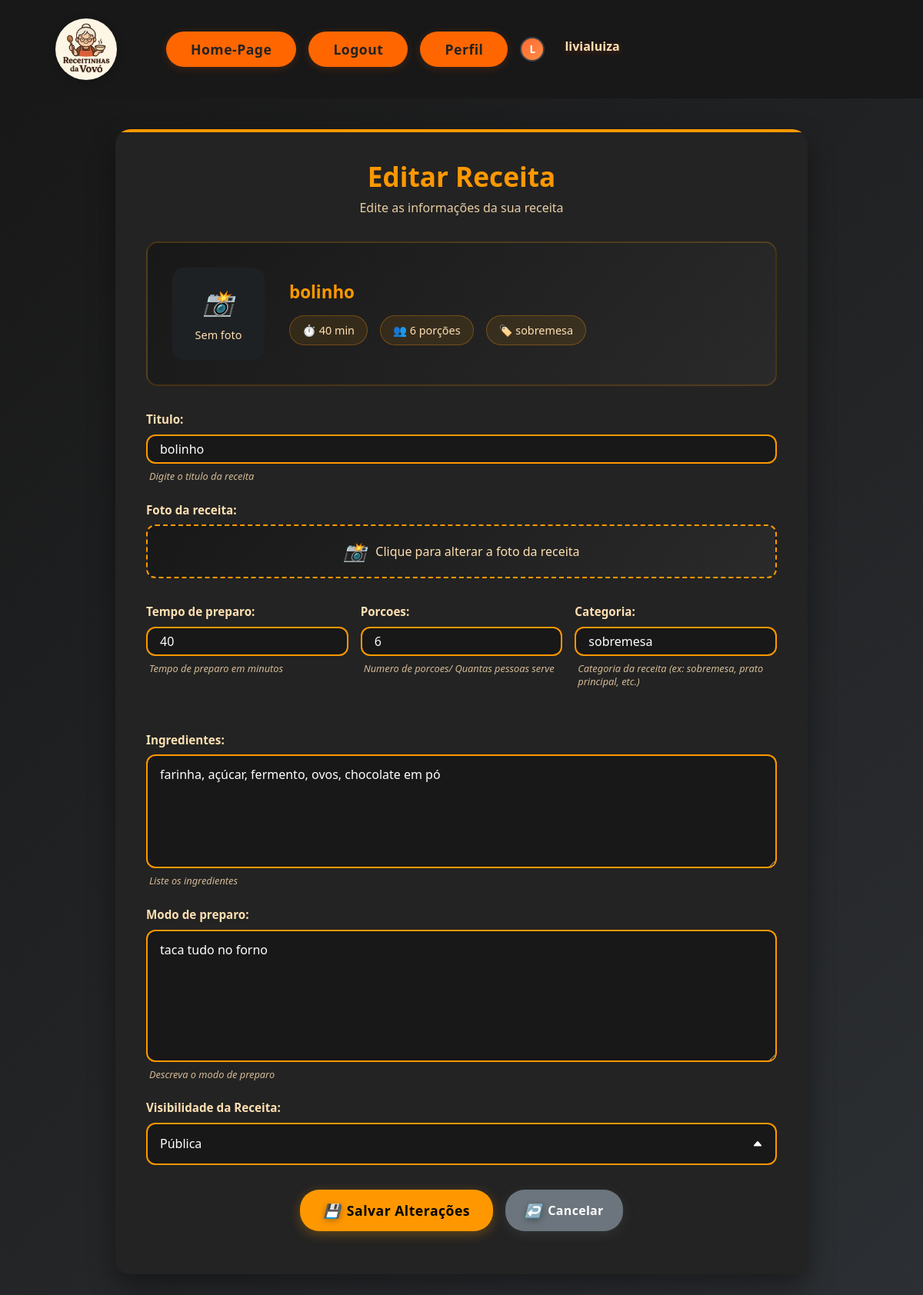
Page /editar_receita/2/ (signed in) on the earlier database version.
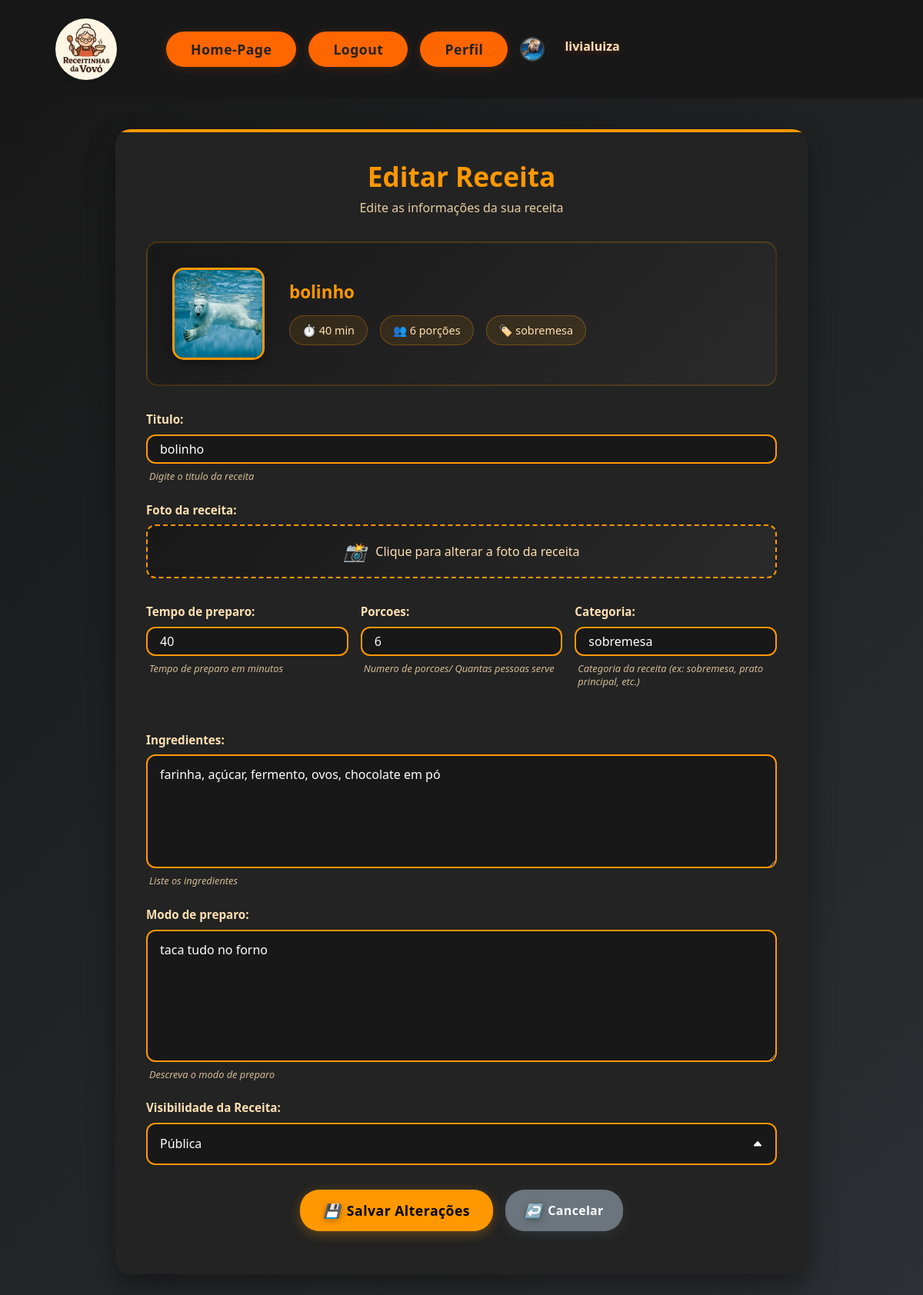
Same page on the later database version.
### usuarios/models.py (models this page shows, shortened)
class Usuario(AbstractUser):
    id = models.AutoField(primary_key=True) # Identificador único do usuário
    email = models.EmailField(help_text='Digite seu email', unique=True) # Email do usuário
    foto_de_perfil = models.ImageField(upload_to='usuarios/img', null=True, blank=True) # Foto de perfil do usuário
    class Meta:
        app_label = 'usuarios'

### receitas/models.py (models this page shows, shortened)
class Receita(models.Model):
    id = models.AutoField(primary_key=True) # Identificador da receita (primary key)
    titulo = models.CharField(max_length=200, help_text='Digite o titulo da receita') # Título da receita
    ingredientes = models.TextField(help_text='Liste os ingredientes') # Ingredientes da receita
    modo_de_preparo = models.TextField(help_text='Descreva o modo de preparo') # Modo de preparo da receita
    tempo_de_preparo = models.IntegerField(help_text='Tempo de preparo em minutos') # Tempo de preparo da receita
    porcoes = models.IntegerField(help_text='Numero de porcoes/ Quantas pessoas serve') # Porções da receita
    categoria = models.CharField(max_length=100, help_text='Categoria da receita (ex: sobremesa, prato principal, etc.)') # Categoria da receita
    foto_da_receita = models.ImageField(upload_to='receitas/img', null=True, blank=True) # Foto da receita
    visibilidade = models.CharField(max_length=10, choices=[('pub', 'Pub'), ('priv', 'Priv')], default='Pub', help_text='Defina se a receita é pública ou privada (Pub ou Priv)')
    autor = models.ForeignKey(settings.AUTH_USER_MODEL, on_delete=models.CASCADE) # Autor da receita (chave estrangeira para o modelo Usuario)
    class Meta:
        app_label = 'receitas'

### receitas/views.py (the view, shortened to what this page needs)
# urls.py: path('editar_receita/<int:id>/', views.ReceitasUpdateView.as_view(), name='editar_receita'), #rota para editar uma receita existente
class ReceitasUpdateView(LoginRequiredMixin, View):
    login_url = '/login/'  # redireciona se não estiver logado
    def get(self, request, id, *args, **kwargs):
        receita = get_object_or_404(Receita, id=id)
        if request.user != receita.autor:
            return redirect('receitas:homepage')  # ou página de erro
        formulario = ReceitaModel2Form(instance=receita)
        contexto = {
            'formulario': formulario,
            'titulo_pagina': 'Editar',
            'titulo_janela': 'Editar Receita',
            'botao': 'Salvar',
        }
        return render(request, 'receitas/atualizaReceita.html', contexto)

### receitas/templates/receitas/atualizaReceita.html (shortened to what the changed rows need)
{% extends 'site_receitas/base.html' %}
{% load static %}
{% block content %}
<div class="atualiza-receita-container">
    <div class="atualiza-receita-card">
        <div class="atualiza-receita-header">
            <h1 class="atualiza-receita-title">{{ titulo_janela }}</h1>
        </div>
        {% if formulario.instance %}
        <div class="current-recipe-preview">
            <div class="current-recipe-image">
                {% if formulario.instance.foto_da_receita %}
                    <img src="{{ formulario.instance.foto_da_receita.url }}" alt="Foto atual da receita" class="preview-image">
                {% else %}
                    <div class="no-image-placeholder">
                        <i class="placeholder-icon">📸</i>
                        <span>Sem foto</span>
                    </div>
                {% endif %}
            </div>
            <div class="current-recipe-info">
                <h3 class="current-recipe-title">{{ formulario.instance.titulo }}</h3>
                <div class="current-recipe-meta">
                    <span class="meta-item">⏱️ {{ formulario.instance.tempo_de_preparo }} min</span>
                    <span class="meta-item">👥 {{ formulario.instance.porcoes }} porções</span>
                    {% if formulario.instance.categoria %}
                        <span class="meta-item">🏷️ {{ formulario.instance.categoria }}</span>
                    {% endif %}
                </div>
            </div>
        </div>
        {% endif %}
        <form method="post" enctype="multipart/form-data" class="atualiza-receita-form">
            <fieldset>
                <div class="form-group">
                    {{ formulario.titulo.label_tag }}
                    {{ formulario.titulo }}
                    {% if formulario.titulo.help_text %}
                        <div class="help-text">{{ formulario.titulo.help_text }}</div>
                    {% endif %}
                </div>
                <div class="recipe-details-grid">
                    <div class="form-group">
                        {{ formulario.tempo_de_preparo.label_tag }}
                        {{ formulario.tempo_de_preparo }}
                        {% if formulario.tempo_de_preparo.help_text %}
                            <div class="help-text">{{ formulario.tempo_de_preparo.help_text }}</div>
                        {% endif %}
                    </div>
                    <div class="form-group">
                        {{ formulario.porcoes.label_tag }}
                        {{ formulario.porcoes }}
                        {% if formulario.porcoes.help_text %}
                            <div class="help-text">{{ formulario.porcoes.help_text }}</div>
                        {% endif %}
                    </div>
                    <div class="form-group">
                        {{ formulario.categoria.label_tag }}
                        {{ formulario.categoria }}
                        {% if formulario.categoria.help_text %}
                            <div class="help-text">{{ formulario.categoria.help_text }}</div>
                        {% endif %}
                    </div>
                </div>
                <div class="form-group textarea-group">
                    {{ formulario.ingredientes.label_tag }}
                    {{ formulario.ingredientes }}
                    {% if formulario.ingredientes.help_text %}
                        <div class="help-text">{{ formulario.ingredientes.help_text }}</div>
                    {% endif %}
                </div>
                <div class="form-group textarea-group">
                    {{ formulario.modo_de_preparo.label_tag }}
                    {{ formulario.modo_de_preparo }}
                    {% if formulario.modo_de_preparo.help_text %}
                        <div class="help-text">{{ formulario.modo_de_preparo.help_text }}</div>
                    {% endif %}
                </div>
                {% if formulario.visibilidade %}
                <div class="form-group">
                    {{ formulario.visibilidade.label_tag }}
                    {{ formulario.visibilidade }}
                </div>
                {% endif %}
            </fieldset>
        </form>
    </div>
</div>
{% endblock %}

### usuarios/templates/usuarios/links.html
<nav class="nav-links">
  <a href="/" class="modern-btn">Home-Page</a>
  {% if user.is_authenticated %}
    <a href="{% url 'usuarios:logout_confirm' %}" class="modern-btn">Logout</a>
    <a href="{% url 'usuarios:perfil' user.id %}" class="modern-btn">Perfil</a>
    <div class="author-avatar" style="align-self: center;">
        {% if user.foto_de_perfil %}
            <img src="{{ user.foto_de_perfil.url }}" alt="{{ user.username }}" class="author-profile-pic">
        {% else %}
            <div class="author-profile-pic author-default-pic">
                {{ user.username|first|upper }}
            </div>
        {% endif %}
    </div>
  {% else %}
    <a href="{% url 'usuarios:login' %}" class="modern-btn">Login</a>
    <a href="{% url 'usuarios:cadastro' %}" class="modern-btn">Cadastro</a>
  {% endif %}
  <div class="user-name">
    {% firstof user.username "Visitante" %}
  </div>
</nav>

Differences in the rows shown:
changed Usuario "livialuiza": foto_de_perfil: picture added; username|first "L" → (not shown)
changed Receita "bolinho": instance.foto_da_receita: picture added
Other differences:
text no longer shown: "📸 Sem foto"
